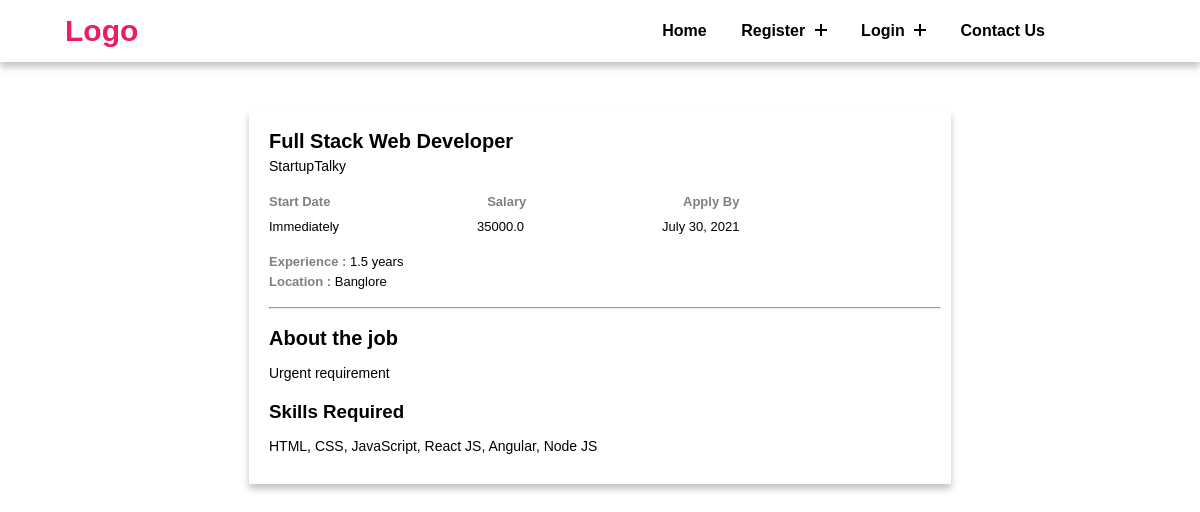
Screenshot of /jobDetails/1 with the database file from the repository.
### job_portal_app/models.py (models this page shows)
class PostJob(models.Model):
    employer = models.ForeignKey(EmployerRegister, on_delete=models.CASCADE)
    start_date = models.DateField()
    end_date = models.DateField()
    title = models.CharField(max_length=100)
    company_name = models.CharField(max_length=200)
    company_website = models.CharField(max_length=100)
    salary = models.FloatField(max_length=100)
    description = models.TextField()
    experience = models.CharField(max_length=100)
    location = models.CharField(max_length=100)
    skills = models.CharField(max_length=100)
    creationdate = models.DateField()

### job_portal_app/views.py (the view)
# urls.py: path('jobDetails/<int:pid>', jobDetails, name='jobDetails'),
def jobDetails(request, pid):
    job = PostJob.objects.get(id=pid)
    context = {
        'job': job,
    }
    return render(request, 'jobDetails.html', context)

### job_portal_app/templates/jobDetails.html (shortened to what this page needs)
{% extends 'base.html' %}
{% load static %}
{% block content %}
{% if request.user.is_authenticated %}
{% include 'candidateNavbar.html' %}
{% else %}
{% include 'navbar.html' %}
{% endif %}
<link rel="stylesheet" href="{% static 'jobDetails.css' %}">
<div class="wrapper">
    <div class="cards">
        <div class="card">
            <div class="card__inner">
                <div>
                    <h3 class="job_title">{{job.title}}</h3>
                    <p class="company_name">{{job.company_name}}</p>
                </div>
                <div class="headingsContainer">
                    <div class="headings">
                        <p>Start Date</p>
                        <p>Salary</p>
                        <p>Apply By</p>
                    </div>
                    <div class="headingsDetail">
                        <p>Immediately</p>
                        <p>{{ job.salary }}</p>
                        <p>{{ job.end_date }}</p>
                    </div>
                </div>
                <p class="experience"><span>Experience :</span> {{ job.experience }} years</p>
                <p class="location"><span>Location :</span> {{ job.location }}</p>
                <br>
                <hr>
                <br>
                <div>
                    <h3 class="aboutJob">About the job</h3>
                    <p class="description">{{job.description}}</p>
                </div>
                <div>
                    <h3 class="skillsRequired">Skills Required</h3>
                    <p class="skills">{{ job.skills }}</p>
                </div>
            </div>
        </div>
    </div>
</div>
{% endblock %}

### job_portal_app/static/style.css (style rules this page uses)
* { margin: 0; padding: 0; font-family: sans-serif; }
*, *:after, *:before { -webkit-box-sizing: border-box; -moz-box-sizing: border-box; -ms-box-sizing:border-box; -o-box-sizing:border-box; box-sizing: border-box; }

### job_portal_app/static/jobDetails.css (style rules this page uses)
.wrapper { margin: 5em auto; max-width: 100%; }
.wrapper .cards { padding: 15px; display: flex; flex-flow: row wrap; }
.wrapper .card { margin: 15px; width: 60%; transition: all 0.2s ease-in-out; margin-left: auto; margin-right: auto; }
.wrapper .card__inner { width: 100%; padding: 20px 10px 10px 20px; position: relative; background-color: #fff; color: #000; transition: all 0.2s ease-in-out; box-shadow: 0 5px 7px 0 rgba(0, 0, 0, .24); }
.wrapper .card__inner .job_title, .wrapper .card__inner .aboutJob, .wrapper .card__inner .skills_required { font-size: 20px; }
.wrapper .card__inner .company_name { margin-top: 5px; font-size: 14px; font-weight: 500; }
.wrapper .card__inner .description, .wrapper .card__inner .skills { margin-top: 15px; font-size: 14px; font-weight: 500; margin-bottom: 20px; }
.wrapper .card__inner:after { transition: all 0.3s ease-in-out; }
.wrapper .card__inner .headingsContainer { width: 70%; }
.wrapper .card__inner .headings { display: flex; align-items: center; justify-content: space-between; margin-top: 20px; font-size: 13px; font-weight: bold; color: gray; }
.wrapper .card__inner .headingsDetail { display: flex; align-items: center; justify-content: space-between; font-size: 13px; margin-top: 10px; }
.wrapper .card__inner .experience span, .wrapper .card__inner .location span { font-weight: bold; color: gray; }
.wrapper .card__inner .experience { font-size: 13px; margin-top: 20px; margin-bottom: 5px; }
.wrapper .card__inner .location { font-size: 13px; }

### rows the page displays
PostJob: title "Full Stack Web Developer", company_name "StartupTalky", salary "35000.0", end_date "July 30, 2021", experience "1.5", location "Banglore", description "Urgent requirement", skills "HTML, CSS, JavaScript, React JS, Angular, Node JS"
